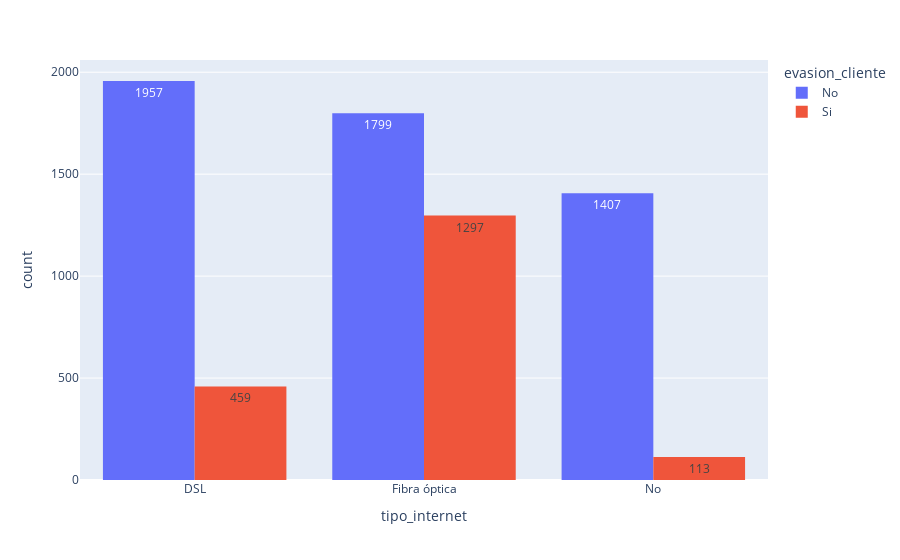

This figure's notebook cell:
### Code cell
px.histogram(df_telecomx, x = 'tipo_internet', color = 'evasion_cliente', barmode = 'group', text_auto = True)

### Figure 1 — Plotly figure (JSON) as saved in the notebook; plotly's stock layout.template omitted (floating-point values rounded to 4 significant figures; data arrays with more than 128 entries replaced by an {"elided": "..."} marker saying what was removed)
{"data": [{"alignmentgroup": "True", "bingroup": "x", "hovertemplate": "evasion_cliente=No<br>tipo_internet=%{x}<br>count=%{y}<extra></extra>", "legendgroup": "No", "marker": {"color": "#636efa", "pattern": {"shape": ""}}, "name": "No", "offsetgroup": "No", "orientation": "v", "showlegend": true, "texttemplate": "%{value}", "type": "histogram", "x": {"elided": "5163 str values"}, "xaxis": "x", "yaxis": "y"}, {"alignmentgroup": "True", "bingroup": "x", "hovertemplate": "evasion_cliente=Si<br>tipo_internet=%{x}<br>count=%{y}<extra></extra>", "legendgroup": "Si", "marker": {"color": "#EF553B", "pattern": {"shape": ""}}, "name": "Si", "offsetgroup": "Si", "orientation": "v", "showlegend": true, "texttemplate": "%{value}", "type": "histogram", "x": {"elided": "1869 str values"}, "xaxis": "x", "yaxis": "y"}], "layout": {"barmode": "group", "legend": {"title": {"text": "evasion_cliente"}, "tracegroupgap": 0}, "margin": {"t": 60}, "xaxis": {"anchor": "y", "domain": [0, 1], "title": {"text": "tipo_internet"}}, "yaxis": {"anchor": "x", "domain": [0, 1], "title": {"text": "count"}}}}
